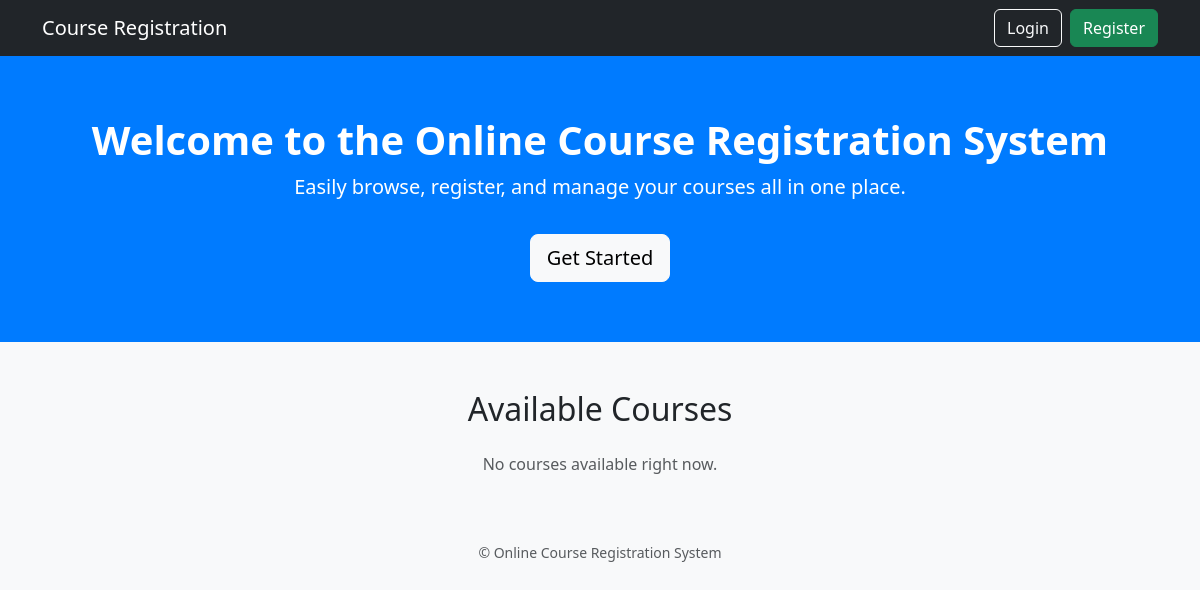
The app's page /, older data.
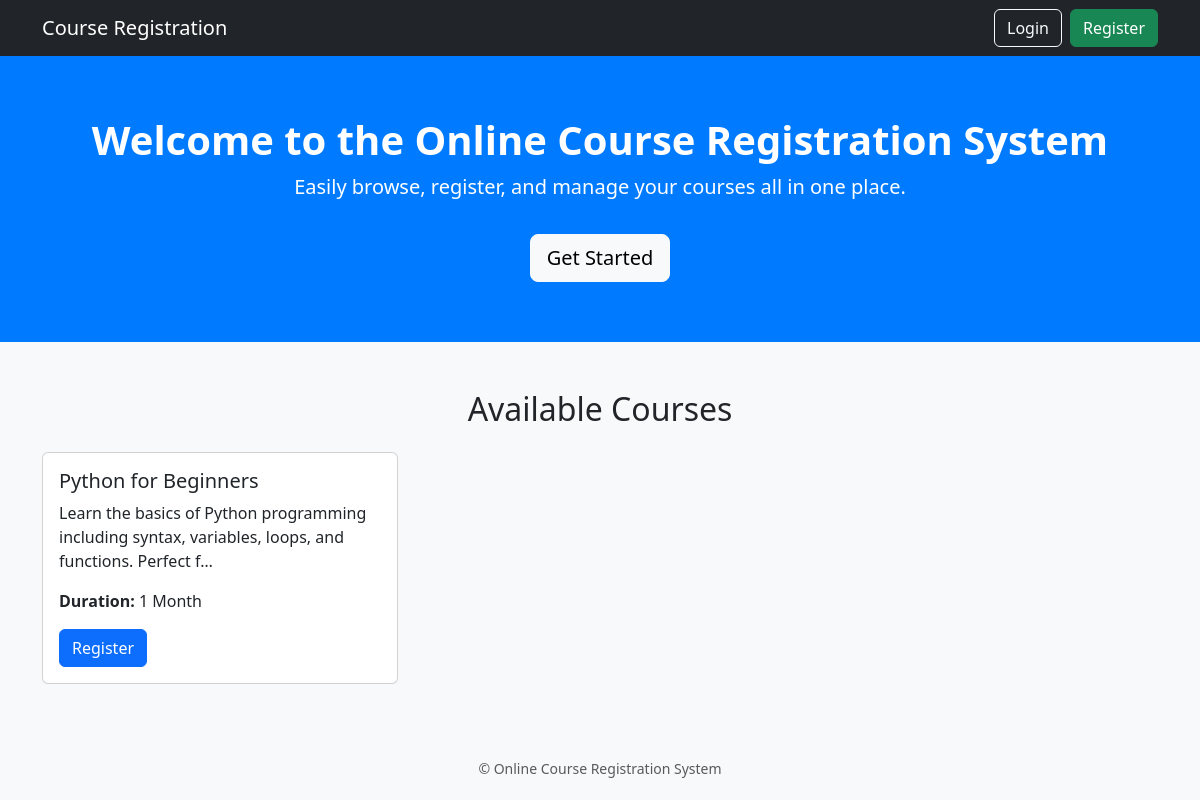
The same page, newer data.
### course_app/models.py (models this page shows, shortened)
class Course(models.Model):
    DURATION_CHOICE = [
        ('1 Month', '1 Month'),
        ('3 Months', '3 Months'),
        ('6 Months', '6 Months'),
    ]
    course_name = models.CharField(max_length=100)
    duration = models.CharField(max_length=20,choices=DURATION_CHOICE)
    description = models.TextField()
    course_image = models.ImageField(upload_to='course_images/', blank=True, null=True)

### course_app/views.py (the view)
# urls.py: path('', views.index, name='index'),
def index(request):
    courses = Course.objects.all()[:3]
    return render(request, 'index.html', {'courses': courses})

### course_app/templates/index.html (shortened to what this page needs)
{% load static %}
<!DOCTYPE html>
<html lang="en">
<head>
  <link href="https://cdn.jsdelivr.net/npm/bootstrap@5.3.2/dist/css/bootstrap.min.css" rel="stylesheet">
</head>
<body>
  <nav class="navbar navbar-expand-lg navbar-dark bg-dark">
    <div class="container">
      <a class="navbar-brand" href="#">Course Registration</a>
      <div class="d-flex">
        {% if user.is_authenticated %}
          <span class="navbar-text text-light me-3">
            Hello, {{ user.username }}!
          </span>
          {% if user.is_superuser %}
            <a href="{% url 'admin_dashboard' %}" class="btn btn-warning me-2">Admin Dashboard</a>
          {% else %}
            <a href="{% url 'student_dashboard' %}" class="btn btn-primary me-2">Student Dashboard</a>
          {% endif %}
          <a href="{% url 'logout' %}" class="btn btn-outline-light">Logout</a>
        {% else %}
          <a href="{% url 'login' %}" class="btn btn-outline-light me-2">Login</a>
          <a href="{% url 'register' %}" class="btn btn-success">Register</a>
        {% endif %}
      </div>
    </div>
  </nav>
  <div class="hero">
    <div class="container">
      <h1>Welcome to the Online Course Registration System</h1>
      <p class="lead">Easily browse, register, and manage your courses all in one place.</p>
      {% if not user.is_authenticated %}
        <a href="{% url 'register' %}" class="btn btn-light btn-lg mt-3">Get Started</a>
      {% endif %}
    </div>
  </div>
  <div class="container mt-5">
  <h2 class="text-center mb-4">Available Courses</h2>
  <div class="row">
    {% for course in courses %}
      <div class="col-md-4 mb-4">
        <div class="card h-100">
          <div class="card-body">
            <h5 class="card-title">{{ course.course_name }}</h5>
            <p class="card-text">{{ course.description|truncatechars:100 }}</p>
            <p><strong>Duration:</strong> {{ course.get_duration_display }}</p>
            {% if user.is_authenticated %}
              <a href="{% url 'register_course' course.id %}" class="btn btn-success">Register</a>
            {% else %}
              <a href="{% url 'login' %}" class="btn btn-primary">Register</a>
            {% endif %}
          </div>
        </div>
      </div>
    {% empty %}
      <p class="text-center text-muted">No courses available right now.</p>
    {% endfor %}
  </div>
</div>
  <footer class="text-center mt-5 mb-3 text-muted">
    <small>© {{ now|date:"Y" }} Online Course Registration System</small>
  </footer>
</body>
</html>

Row changes from the older to the newer data that the page shows:
added Course: course_name "Python for Beginners", description "Learn the basics of Python programming including syntax, variables, loops, and functions. Perfect f…", duration "1 Month"
Text that changed along with them:
text no longer shown: "No courses available right now."
